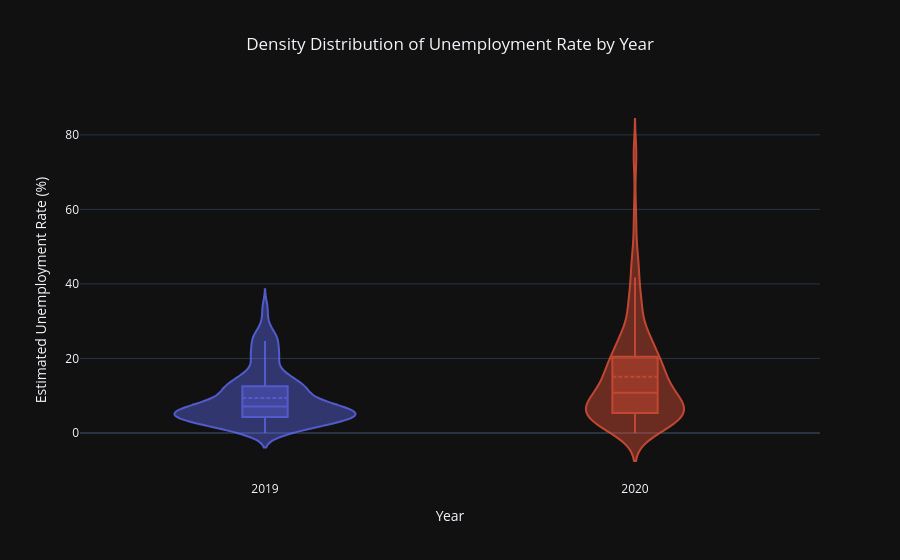

Notebook source saved alongside this figure:
### Code cell
# ============================================================
# 📊 7.1.7 Density Distribution by Year
# ============================================================

fig = px.violin(

    unemployment_df,

    x="Year",

    y="Estimated Unemployment Rate (%)",

    color="Year",

    box=True,

    points=False,

    title="Density Distribution of Unemployment Rate by Year",

    template="plotly_dark"

)

fig.update_traces(

    meanline_visible=True,

    opacity=0.8

)

fig.update_layout(

    title_x=0.5,

    xaxis_title="Year",

    yaxis_title="Estimated Unemployment Rate (%)",

    showlegend=False

)

fig.show()

# Streamlit
# st.plotly_chart(fig, use_container_width=True)

### Figure 1 — Plotly figure (JSON) as saved in the notebook; plotly's stock layout.template omitted (floating-point values rounded to 4 significant figures; data arrays with more than 128 entries replaced by an {"elided": "..."} marker saying what was removed)
{"data": [{"alignmentgroup": "True", "box": {"visible": true}, "hovertemplate": "Year=%{x}<br>Estimated Unemployment Rate (%)=%{y}<extra></extra>", "legendgroup": "2019.0", "marker": {"color": "#636efa"}, "meanline": {"visible": true}, "name": "2019.0", "offsetgroup": "2019.0", "opacity": 0.8, "orientation": "v", "points": false, "scalegroup": "True", "showlegend": true, "type": "violin", "x": {"elided": "430 float values"}, "x0": " ", "xaxis": "x", "y": {"elided": "430 float values"}, "y0": " ", "yaxis": "y"}, {"alignmentgroup": "True", "box": {"visible": true}, "hovertemplate": "Year=%{x}<br>Estimated Unemployment Rate (%)=%{y}<extra></extra>", "legendgroup": "2020.0", "marker": {"color": "#EF553B"}, "meanline": {"visible": true}, "name": "2020.0", "offsetgroup": "2020.0", "opacity": 0.8, "orientation": "v", "points": false, "scalegroup": "True", "showlegend": true, "type": "violin", "x": {"elided": "310 float values"}, "x0": " ", "xaxis": "x", "y": {"elided": "310 float values"}, "y0": " ", "yaxis": "y"}], "layout": {"legend": {"title": {"text": "Year"}, "tracegroupgap": 0}, "showlegend": false, "title": {"text": "Density Distribution of Unemployment Rate by Year", "x": 0.5}, "violinmode": "overlay", "xaxis": {"anchor": "y", "categoryarray": [2019, 2020, null], "categoryorder": "array", "domain": [0, 1], "title": {"text": "Year"}}, "yaxis": {"anchor": "x", "domain": [0, 1], "title": {"text": "Estimated Unemployment Rate (%)"}}}}
